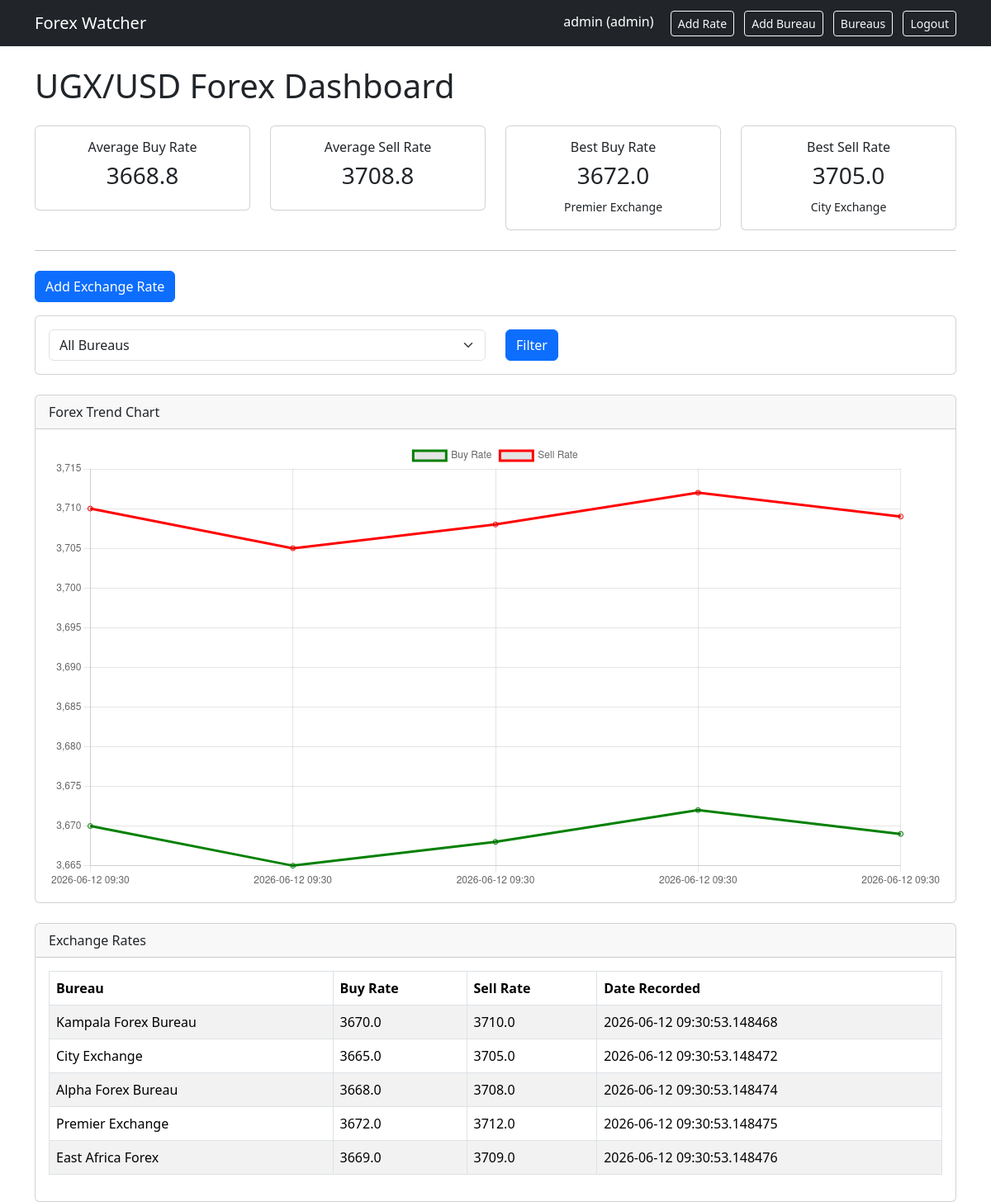
Screenshot of / (signed in) with the database file from the repository.
### models.py (models this page shows)
class User(UserMixin, db.Model):
    id = db.Column(db.Integer, primary_key=True)
    username = db.Column(
        db.String(80),
        unique=True,
        nullable=False
    )
    password = db.Column(
        db.String(200),
        nullable=False
    )
    role = db.Column(
        db.String(20),
        nullable=False,
        default="viewer"
    )

class ExchangeRate(db.Model):
    id = db.Column(db.Integer, primary_key=True)
    buy_rate = db.Column(db.Float, nullable=False)
    sell_rate = db.Column(db.Float, nullable=False)
    recorded_at = db.Column(
        db.DateTime,
        default=datetime.utcnow
    )
    bureau_id = db.Column(
        db.Integer,
        db.ForeignKey("bureau.id"),
        nullable=False
    )

class Bureau(db.Model):
    id = db.Column(db.Integer, primary_key=True)
    name = db.Column(db.String(100), nullable=False)
    location = db.Column(db.String(100), nullable=False)
    rates = db.relationship(
        "ExchangeRate",
        backref="bureau",
        lazy=True
    )

### app.py (the view)
@app.route("/")
@login_required
def home():
    selected_bureau = request.args.get("bureau")
    if selected_bureau:
        rates = ExchangeRate.query.filter_by(
            bureau_id=int(selected_bureau)
        ).all()
    else:
        rates = ExchangeRate.query.all()
    if not rates:
        return "<h1>No data available</h1>"
    labels = [r.recorded_at.strftime("%Y-%m-%d %H:%M") for r in rates]
    buy_rates = [r.buy_rate for r in rates]
    sell_rates = [r.sell_rate for r in rates]
    avg_buy = sum(buy_rates) / len(buy_rates)
    avg_sell = sum(sell_rates) / len(sell_rates)
    best_buy = max(rates, key=lambda r: r.buy_rate)
    best_sell = min(rates, key=lambda r: r.sell_rate)
    all_bureaus = Bureau.query.all()
    return render_template(
        "index.html",
        rates=rates,
        labels=labels,
        buy_rates=buy_rates,
        sell_rates=sell_rates,
        avg_buy=avg_buy,
        avg_sell=avg_sell,
        best_buy=best_buy,
        best_sell=best_sell,
        all_bureaus=all_bureaus,
        selected_bureau=selected_bureau
    )

### app.py (called while the page is built)
@login_manager.user_loader
def load_user(user_id):
    return User.query.get(int(user_id))

### templates/index.html (shortened to what this page needs)
{% extends "base.html" %}
{% block content %}
<h1 class="mb-4">
    UGX/USD Forex Dashboard
</h1>
<div class="row">
    <div class="col-md-3">
        <div class="card text-center">
            <div class="card-body">
                <h6>Average Buy Rate</h6>
                <h3>{{ avg_buy }}</h3>
            </div>
        </div>
    </div>
    <div class="col-md-3">
        <div class="card text-center">
            <div class="card-body">
                <h6>Average Sell Rate</h6>
                <h3>{{ avg_sell }}</h3>
            </div>
        </div>
    </div>
    <div class="col-md-3">
        <div class="card text-center">
            <div class="card-body">
                <h6>Best Buy Rate</h6>
                <h3>{{ best_buy.buy_rate }}</h3>
                <small>{{ best_buy.bureau.name }}</small>
            </div>
        </div>
    </div>
    <div class="col-md-3">
        <div class="card text-center">
            <div class="card-body">
                <h6>Best Sell Rate</h6>
                <h3>{{ best_sell.sell_rate }}</h3>
                <small>{{ best_sell.bureau.name }}</small>
            </div>
        </div>
    </div>
</div>
<hr class="my-4">
{% if current_user.role == "admin" %}
<a href="/add-rate" class="btn btn-primary mb-3">
    Add Exchange Rate
</a>
{% endif %}
<div class="card mb-4">
    <div class="card-body">
        <form method="GET">
            <div class="row">
                <div class="col-md-6">
                    <select
                        name="bureau"
                        class="form-select">
                        <option value="">
                            All Bureaus
                        </option>
                    </select>
                </div>
                <div class="col-md-2">
                    <button
                        class="btn btn-primary">
                        Filter
                    </button>
                </div>
            </div>
        </form>
    </div>
</div>
<div class="card mb-4">
    <div class="card-header">
        Forex Trend Chart
    </div>
    <div class="card-body">
        <canvas id="forexChart"></canvas>
    </div>
</div>
<div class="card">
    <div class="card-header">
        Exchange Rates
    </div>
    <div class="card-body">
        <table class="table table-striped table-bordered">
            <thead>
                <tr>
                    <th>Bureau</th>
                    <th>Buy Rate</th>
                    <th>Sell Rate</th>
                    <th>Date Recorded</th>
                </tr>
            </thead>
            <tbody>
            {% for rate in rates %}
                <tr>
                    <td>{{ rate.bureau.name }}</td>
                    <td>{{ rate.buy_rate }}</td>
                    <td>{{ rate.sell_rate }}</td>
                    <td>{{ rate.recorded_at }}</td>
                </tr>
            {% endfor %}
            </tbody>
        </table>
    </div>
</div>
<script>
const labels = {{ labels | tojson }};
const buyRates = {{ buy_rates | tojson }};
const sellRates = {{ sell_rates | tojson }};
new Chart(document.getElementById("forexChart"), {
    type: "line",
    data: {
        labels: labels,
        datasets: [
            {
                label: "Buy Rate",
                data: buyRates,
                borderColor: "green"
            },
            {
                label: "Sell Rate",
                data: sellRates,
                borderColor: "red"
            }
        ]
    }
});
</script>
{% endblock %}

### templates/base.html (shortened to what this page needs)
<!DOCTYPE html>
<html lang="en">
<head>
    <link href="https://cdn.jsdelivr.net/npm/bootstrap@5.3.7/dist/css/bootstrap.min.css" rel="stylesheet">
</head>
<body>
<nav class="navbar navbar-expand-lg navbar-dark bg-dark">
    <div class="container">
        <a class="navbar-brand" href="/">
            Forex Watcher
        </a>
        <div class="ms-auto">
            {% if current_user.is_authenticated %}
                <span class="text-white me-3">
                    {{ current_user.username }}
                    ({{ current_user.role }})
                </span>
            {% if current_user.is_authenticated and current_user.role in ["admin", "analyst"] %}
                <a href="/add-rate"
                    class="btn btn-outline-light btn-sm me-2">
                    Add Rate
                </a>
            {% endif %}
            {% if current_user.is_authenticated and current_user.role == "admin" %}
                <a href="/add-bureau"
                    class="btn btn-outline-light btn-sm me-2">
                    Add Bureau
                </a>
                <a href="/bureaus"
                    class="btn btn-outline-light btn-sm me-2">
                    Bureaus
                </a>
            {% endif %}
                <a href="/logout" class="btn btn-outline-light btn-sm">
                    Logout
                </a>
            {% endif %}
        </div>
    </div>
</nav>
<div class="container mt-4">
    {% block content %}
    {% endblock %}
</div>
</body>
</html>

### rows the page displays
User: username "admin", role "admin"
ExchangeRate: buy_rate "3672.0", bureau.name "Premier Exchange", sell_rate "3712.0", recorded_at "2026-06-12 09:30:53.148475"
Bureau: bureau.name "Premier Exchange"
ExchangeRate: sell_rate "3705.0", bureau.name "City Exchange", buy_rate "3665.0", recorded_at "2026-06-12 09:30:53.148472"
Bureau: bureau.name "City Exchange"
ExchangeRate: bureau.name "Kampala Forex Bureau", buy_rate "3670.0", sell_rate "3710.0", recorded_at "2026-06-12 09:30:53.148468"
ExchangeRate: bureau.name "Alpha Forex Bureau", buy_rate "3668.0", sell_rate "3708.0", recorded_at "2026-06-12 09:30:53.148474"
ExchangeRate: bureau.name "East Africa Forex", buy_rate "3669.0", sell_rate "3709.0", recorded_at "2026-06-12 09:30:53.148476"

### other values shown
{{ avg_buy }} "3668.8"
{{ avg_sell }} "3708.8"
chart data {{ buy_rates | tojson }} [3670.0, 3665.0, 3668.0, 3672.0, 3669.0]
chart data {{ sell_rates | tojson }} [3710.0, 3705.0, 3708.0, 3712.0, 3709.0]
